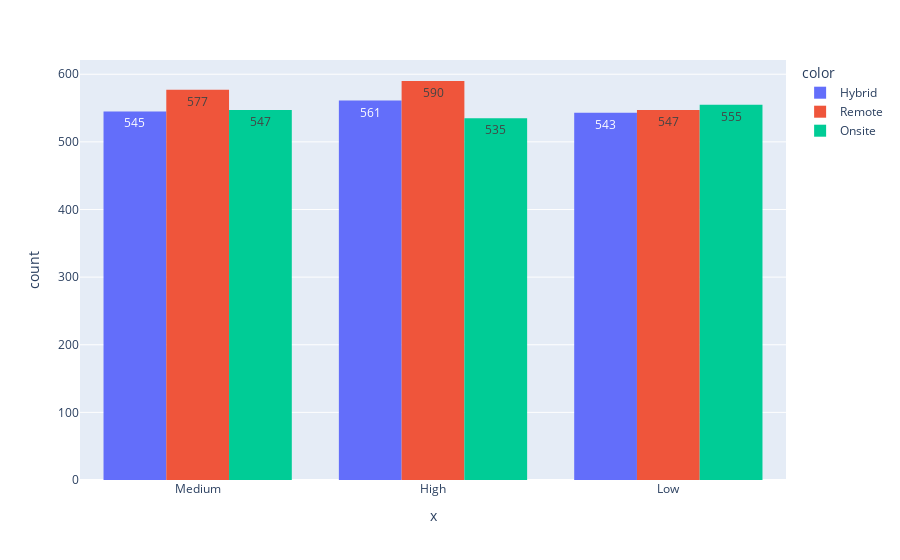

Notebook code cell kept with this figure:
### Code cell
fig = px.histogram(x = df['Stress_Level'], text_auto=True,color=df['Work_Location'],barmode='group')
fig.show()

### Figure 1 — Plotly figure (JSON) as saved in the notebook; plotly's stock layout.template omitted (floating-point values rounded to 4 significant figures; data arrays with more than 128 entries replaced by an {"elided": "..."} marker saying what was removed)
{"data": [{"alignmentgroup": "True", "bingroup": "x", "hovertemplate": "color=Hybrid<br>x=%{x}<br>count=%{y}<extra></extra>", "legendgroup": "Hybrid", "marker": {"color": "#636efa", "pattern": {"shape": ""}}, "name": "Hybrid", "offsetgroup": "Hybrid", "orientation": "v", "showlegend": true, "texttemplate": "%{value}", "type": "histogram", "x": {"elided": "1649 str values"}, "xaxis": "x", "yaxis": "y"}, {"alignmentgroup": "True", "bingroup": "x", "hovertemplate": "color=Remote<br>x=%{x}<br>count=%{y}<extra></extra>", "legendgroup": "Remote", "marker": {"color": "#EF553B", "pattern": {"shape": ""}}, "name": "Remote", "offsetgroup": "Remote", "orientation": "v", "showlegend": true, "texttemplate": "%{value}", "type": "histogram", "x": {"elided": "1714 str values"}, "xaxis": "x", "yaxis": "y"}, {"alignmentgroup": "True", "bingroup": "x", "hovertemplate": "color=Onsite<br>x=%{x}<br>count=%{y}<extra></extra>", "legendgroup": "Onsite", "marker": {"color": "#00cc96", "pattern": {"shape": ""}}, "name": "Onsite", "offsetgroup": "Onsite", "orientation": "v", "showlegend": true, "texttemplate": "%{value}", "type": "histogram", "x": {"elided": "1637 str values"}, "xaxis": "x", "yaxis": "y"}], "layout": {"autosize": true, "barmode": "group", "legend": {"title": {"text": "color"}, "tracegroupgap": 0}, "margin": {"t": 60}, "xaxis": {"anchor": "y", "autorange": true, "domain": [0, 1], "range": [-0.5, 2.5], "title": {"text": "x"}, "type": "category"}, "yaxis": {"anchor": "x", "autorange": true, "domain": [0, 1], "range": [0, 621.1], "title": {"text": "count"}}}}
